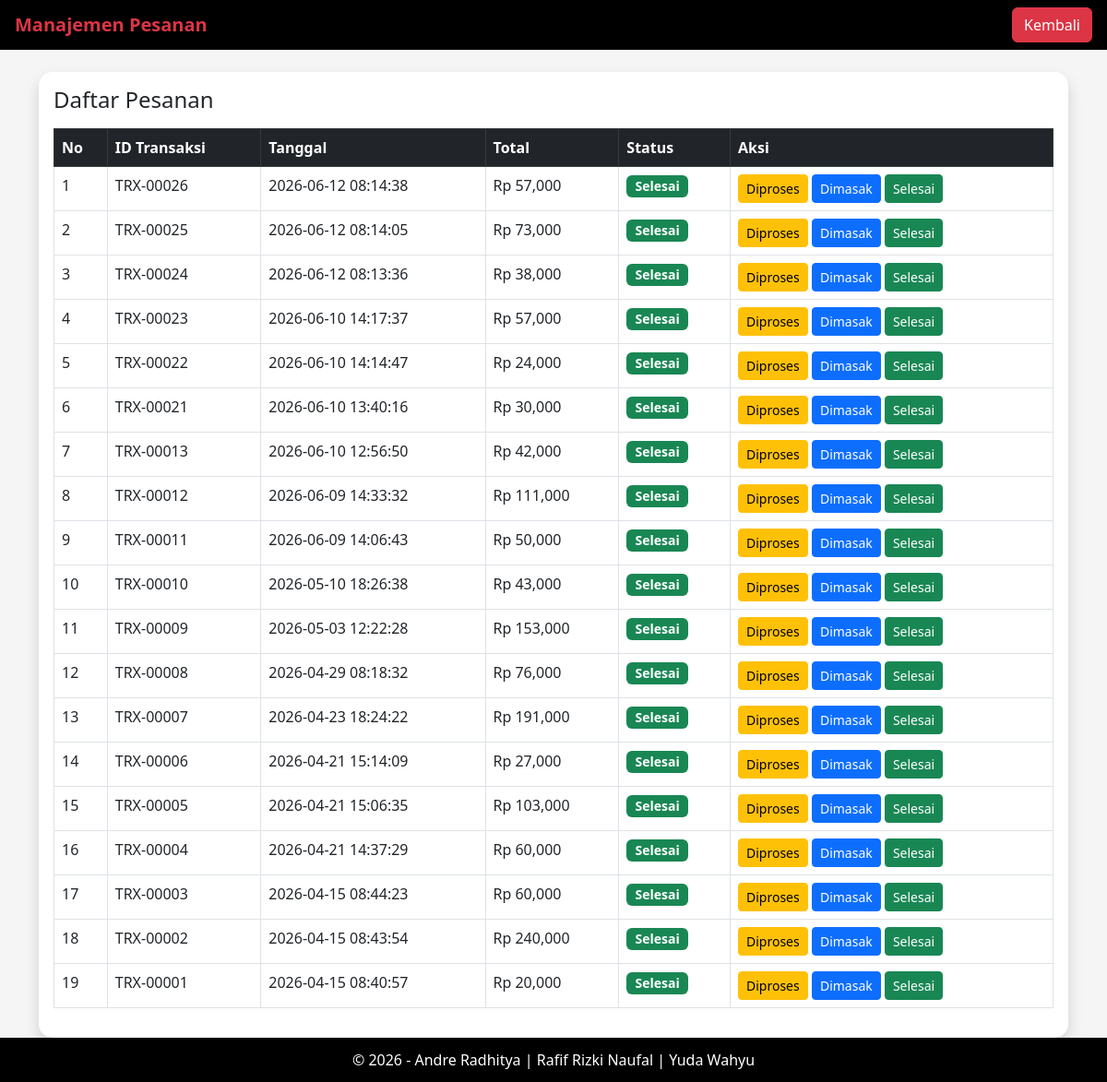
Page /transaksi/pesanan.php (signed in) on the committed database.
### tables this page shows
CREATE TABLE `transaksi` (
  `id_transaksi` int(11) NOT NULL,
  `nomor_pesanan` varchar(20) DEFAULT NULL,
  `tanggal` datetime DEFAULT NULL,
  `total` int(11) DEFAULT NULL,
  `bayar` int(11) DEFAULT NULL,
  `kembalian` int(11) DEFAULT NULL,
  `status_pesanan` varchar(30) DEFAULT 'Diproses'
);

### transaksi/pesanan.php (the view, shortened to what this page needs)
<?php
include '../config/koneksi.php';
?>
<!DOCTYPE html>
<html>
<head>
<link href="https://cdn.jsdelivr.net/npm/bootstrap@5.3.0/dist/css/bootstrap.min.css" rel="stylesheet">
</head>
<body>
<div class="wrapper">
<nav class="navbar px-3">
    <span class="text-danger fw-bold fs-5">
        Manajemen Pesanan
    </span>
    <a href="../index.php"
       class="btn btn-danger">
       Kembali
    </a>
</nav>
<div class="container mt-4 content">
<div class="card shadow">
<div class="card-body">
<h4 class="mb-3">
Daftar Pesanan
</h4>
<div class="table-responsive">
<table class="table table-bordered table-hover">
<tr class="table-dark">
<th>No</th>
<th>ID Transaksi</th>
<th>Tanggal</th>
<th>Total</th>
<th>Status</th>
<th width="350">Aksi</th>
</tr>
<?php
$no = 1;
$data = mysqli_query($conn,"
SELECT *
FROM transaksi
ORDER BY id_transaksi DESC
");
while($d=mysqli_fetch_assoc($data)){
?>
<tr>
<td><?= $no++; ?></td>
<td>
TRX-<?= str_pad($d['id_transaksi'],5,'0',STR_PAD_LEFT); ?>
</td>
<td>
<?= $d['tanggal']; ?>
</td>
<td>
Rp <?= number_format($d['total']); ?>
</td>
<td>
<?php
if($d['status_pesanan']=='Diproses'){
    echo '<span class="badge bg-warning text-dark badge-status">Diproses</span>';
}
elseif($d['status_pesanan']=='Dimasak'){
    echo '<span class="badge bg-primary badge-status">Dimasak</span>';
}
else{
    echo '<span class="badge bg-success badge-status">Selesai</span>';
}
?>
</td>
<td>
<a href="?id=<?= $d['id_transaksi']; ?>&status=Diproses"
class="btn btn-warning btn-sm">
Diproses
</a>
<a href="?id=<?= $d['id_transaksi']; ?>&status=Dimasak"
class="btn btn-primary btn-sm">
Dimasak
</a>
<a href="?id=<?= $d['id_transaksi']; ?>&status=Selesai"
class="btn btn-success btn-sm">
Selesai
</a>
</td>
</tr>
<?php } ?>
</table>
</div>
</div>
</div>
</div>
<footer>
© 2026 - Andre Radhitya | Rafif Rizki Naufal | Yuda Wahyu
</footer>
</div>
</body>
</html>

### transaksi/pesanan.php (style rules this page uses)
html,body { height:100%; }
body { background:#f5f5f5; }
.wrapper { min-height:100%; display:flex; flex-direction:column; }
.content { flex:1; }
.navbar { background:black; }
.card { border:none; border-radius:15px; }
footer { background:black; color:white; text-align:center; padding:12px; }
.badge-status { font-size:14px; }

### rows in the picture
transaksi: id_transaksi "00026", tanggal "2026-06-12 08:14:38", total "57,000", status_pesanan "Selesai"
transaksi: id_transaksi "00025", tanggal "2026-06-12 08:14:05", total "73,000", status_pesanan "Selesai"
transaksi: id_transaksi "00024", tanggal "2026-06-12 08:13:36", total "38,000", status_pesanan "Selesai"
transaksi: id_transaksi "00023", tanggal "2026-06-10 14:17:37", total "57,000", status_pesanan "Selesai"
transaksi: id_transaksi "00022", tanggal "2026-06-10 14:14:47", total "24,000", status_pesanan "Selesai"
transaksi: id_transaksi "00021", tanggal "2026-06-10 13:40:16", total "30,000", status_pesanan "Selesai"
transaksi: id_transaksi "00013", tanggal "2026-06-10 12:56:50", total "42,000", status_pesanan "Selesai"
transaksi: id_transaksi "00012", tanggal "2026-06-09 14:33:32", total "111,000", status_pesanan "Selesai"
transaksi: id_transaksi "00011", tanggal "2026-06-09 14:06:43", total "50,000", status_pesanan "Selesai"
transaksi: id_transaksi "00010", tanggal "2026-05-10 18:26:38", total "43,000", status_pesanan "Selesai"
transaksi: id_transaksi "00009", tanggal "2026-05-03 12:22:28", total "153,000", status_pesanan "Selesai"
transaksi: id_transaksi "00008", tanggal "2026-04-29 08:18:32", total "76,000", status_pesanan "Selesai"
transaksi: id_transaksi "00007", tanggal "2026-04-23 18:24:22", total "191,000", status_pesanan "Selesai"
transaksi: id_transaksi "00006", tanggal "2026-04-21 15:14:09", total "27,000", status_pesanan "Selesai"
transaksi: id_transaksi "00005", tanggal "2026-04-21 15:06:35", total "103,000", status_pesanan "Selesai"
transaksi: id_transaksi "00004", tanggal "2026-04-21 14:37:29", total "60,000", status_pesanan "Selesai"
transaksi: id_transaksi "00003", tanggal "2026-04-15 08:44:23", total "60,000", status_pesanan "Selesai"
transaksi: id_transaksi "00002", tanggal "2026-04-15 08:43:54", total "240,000", status_pesanan "Selesai"
transaksi: id_transaksi "00001", tanggal "2026-04-15 08:40:57", total "20,000", status_pesanan "Selesai"
